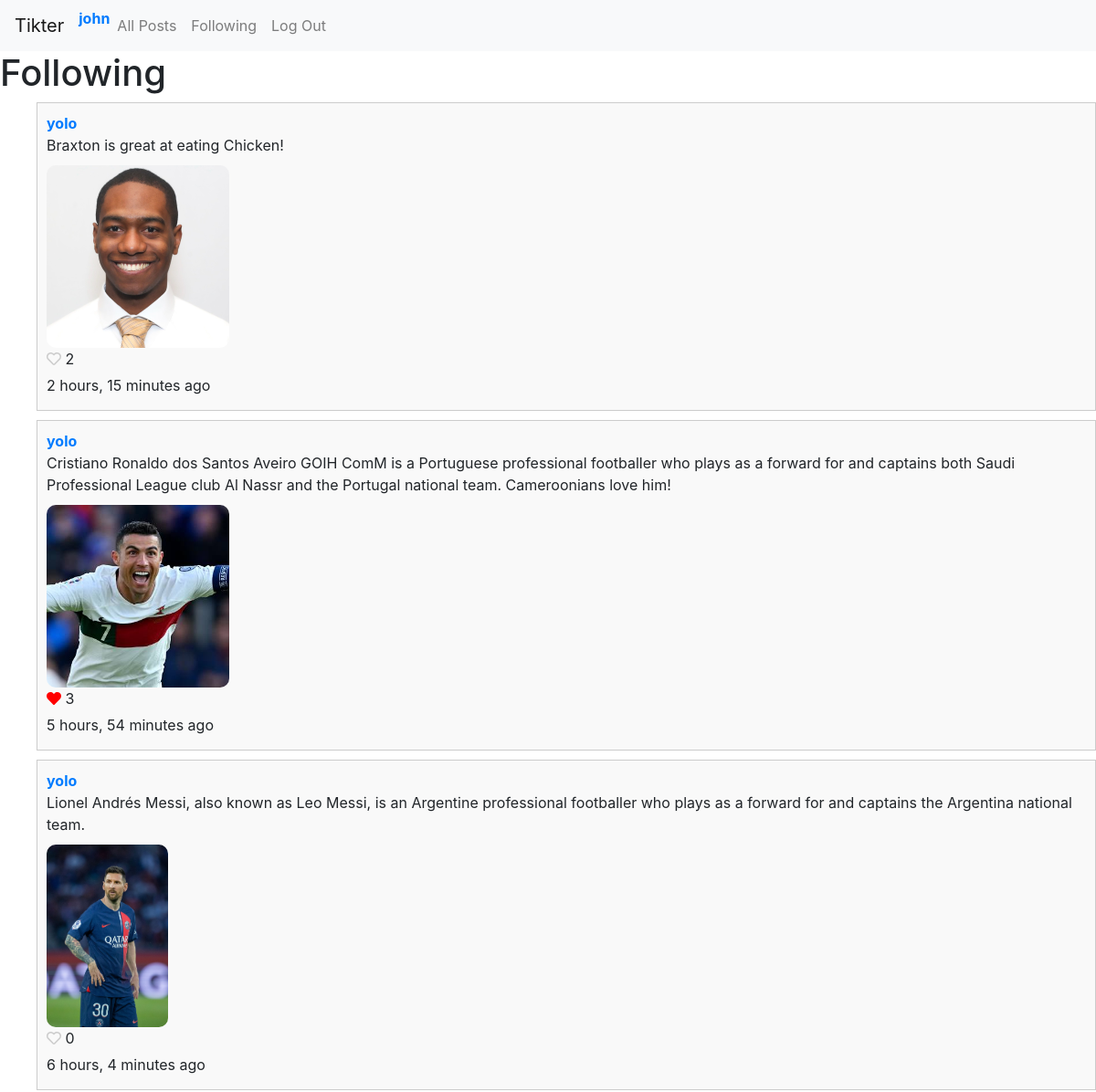
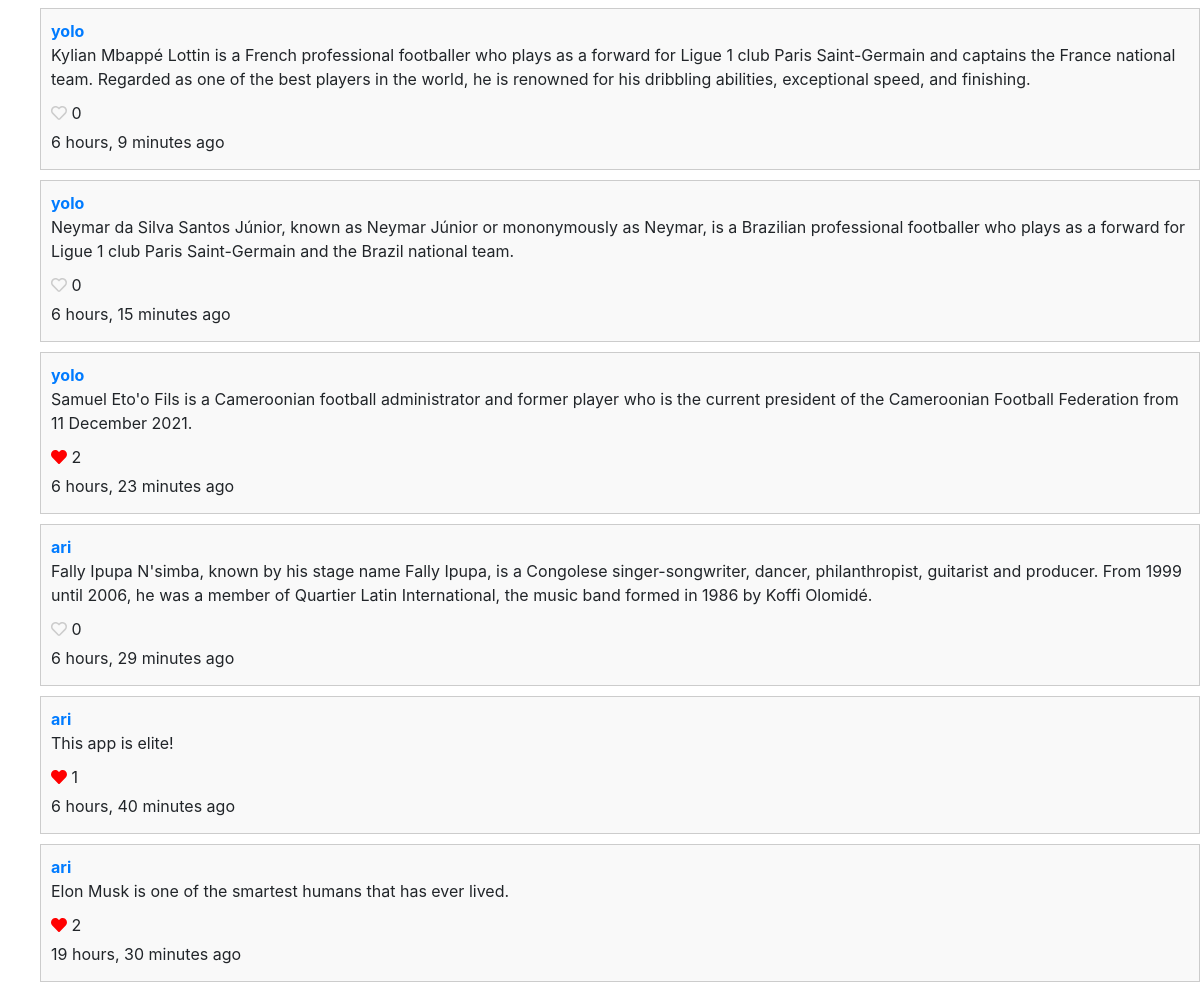
The page /following (signed in) on the database its author committed (2 pictures, top to bottom).
### network/models.py (models this page shows, shortened)
class User(AbstractUser):
    pass

class Post(models.Model):
    user = models.ForeignKey(User, on_delete=models.CASCADE, related_name='posts')
    content = models.TextField()
    timestamp = models.DateTimeField(auto_now_add=True)
    image = models.ImageField(upload_to='network/images/post_images/', blank=True, null=True)
    likes = models.ManyToManyField(User, related_name='liked_posts', blank=True)
    def num_likes(self):
        return self.likes.count()

### network/views.py (the view)
# urls.py: path('following', views.following, name='following'),
@login_required(login_url='network:login')
def following(request):
    following_users = request.user.following.values_list('followed_user__id', flat=True)
    posts = Post.objects.filter(user__in=following_users).order_by('-timestamp')
    return render(request, 'network/following.html', {'posts': posts})

### network/templates/network/following.html
{% extends 'network/layout.html' %}
{% block body %}
    <h1>Following</h1>
    <ul>
        {% for post in posts%}
            {% include 'network/post_display.html' with post=post user=user %}
        {% endfor %}
    </ul>
{% endblock %}

### network/templates/network/layout.html (shortened to what this page needs)
{% load static %}
<!DOCTYPE html>
<html lang="en">
    <head>
        <link rel="stylesheet" href="https://stackpath.bootstrapcdn.com/bootstrap/4.4.1/css/bootstrap.min.css"
>
        <link rel="stylesheet" href="https://cdnjs.cloudflare.com/ajax/libs/font-awesome/5.15.3/css/all.min.css">
        <link href="{% static 'network/styles.css' %}" rel="stylesheet" type="text/css">
    </head>
    <body>
        <nav class="navbar navbar-expand-lg navbar-light bg-light">
            <a class="navbar-brand" href="{% url 'network:index' %}">Tikter</a>
            <div>
              <ul class="navbar-nav mr-auto">
                {% if user.is_authenticated %}
                    <li class="nav-item">
                        <a href="{% url 'network:profile' username=user.username %}"><strong>{{ user.username }}</strong></a>
                    </li>
                {% endif %}
                <li class="nav-item">
                  <a class="nav-link" href="{% url 'network:index' %}">All Posts</a>
                </li>
                {% if user.is_authenticated %}
                    <li class="nav-item">
                        <a class="nav-link" href="{% url 'network:following' %}">Following</a>
                    </li>
                    <li class="nav-item">
                        <a class="nav-link" href="{% url 'network:logout' %}">Log Out</a>
                    </li>
                {% endif %}
              </ul>
            </div>
          </nav>
        <div class="body">
            {% block body %}
            {% endblock %}
        </div>
    </body>
</html>

### network/templates/network/post_display.html (shortened to what this page needs)
<li class="post-li">
    <div class="post-section">
    <a href="{% url 'network:profile' username=post.user.username%}"><strong>{{ post.user.username }}</strong></a>
    <p class="p-content">{{ post.content }}</p>
    <div class="image-container">
        {% if post.image %}
            <img src="{{ post.image.url }}" alt="Post Image" class="post-image">
        {% endif %}
    </div>
    {% if user.is_authenticated %}
        <p>
            <span class="like-button" data-post-id="{{ post.id }}" >
                {% if post in user.liked_posts.all %}
                    <i class="heart-icon fas fa-heart liked"></i>
                {% else %}
                    <i class="heart-icon far fa-heart"></i>
                {% endif %}
            </span>
            <span class="like-count">{{ post.num_likes }}</span>
        </p>
    {% else %}
        <p><i class="far fa-heart"></i> <span class="like-count">{{ post.num_likes }} </span></p>
    {% endif %}
    <p>{{ post.timestamp|timesince }} ago</p>
    </div>
</li>

### network/static/network/styles.css (style rules this page uses)
.post-li { padding: 10px; margin-bottom: 10px; border: 1px solid #ccc; background-color: #f9f9f9; list-style: none; }
.post-li strong { font-weight: bold; }
.post-li p { margin-bottom: 5px; }
.heart-icon { color: #ccc; cursor: pointer; }
.heart-icon.liked { color: red; }
.image-container { margin-top: 10px; }
.post-image { height: 200px; border-radius: 10px; }

### rows shown on the page
User: username "john"
Post: user.username "yolo", content "Braxton is great at eating Chicken!", image (picture), num_likes "2", timestamp "2 hours, 15 minutes"
Post: user.username "yolo", content "Cristiano Ronaldo dos Santos Aveiro GOIH ComM is a Portuguese professional footballer who plays as a forward for and captains both Saudi Professional League club Al Nassr and the Portugal national team. Cameroonians love him!", image (picture), num_likes "3", timestamp "5 hours, 54 minutes"
Post: user.username "yolo", content "Lionel Andrés Messi, also known as Leo Messi, is an Argentine professional footballer who plays as a forward for and captains the Argentina national team.", image (picture), num_likes "0", timestamp "6 hours, 4 minutes"
Post: user.username "yolo", content "Kylian Mbappé Lottin is a French professional footballer who plays as a forward for Ligue 1 club Paris Saint-Germain and captains the France national team. Regarded as one of the best players in the world, he is renowned for his dribbling abilities, exceptional speed, and finishing.", num_likes "0", timestamp "6 hours, 9 minutes"
Post: user.username "yolo", content "Neymar da Silva Santos Júnior, known as Neymar Júnior or mononymously as Neymar, is a Brazilian professional footballer who plays as a forward for Ligue 1 club Paris Saint-Germain and the Brazil national team.", num_likes "0", timestamp "6 hours, 15 minutes"
Post: user.username "yolo", content "Samuel Eto'o Fils is a Cameroonian football administrator and former player who is the current president of the Cameroonian Football Federation from 11 December 2021.", num_likes "2", timestamp "6 hours, 23 minutes"
Post: user.username "ari", content "Fally Ipupa N'simba, known by his stage name Fally Ipupa, is a Congolese singer-songwriter, dancer, philanthropist, guitarist and producer. From 1999 until 2006, he was a member of Quartier Latin International, the music band formed in 1986 by Koffi Olomidé.", num_likes "0", timestamp "6 hours, 29 minutes"
Post: user.username "ari", content "This app is elite!", num_likes "1", timestamp "6 hours, 40 minutes"
Post: user.username "ari", content "Elon Musk is one of the smartest humans that has ever lived.", num_likes "2", timestamp "19 hours, 30 minutes"
